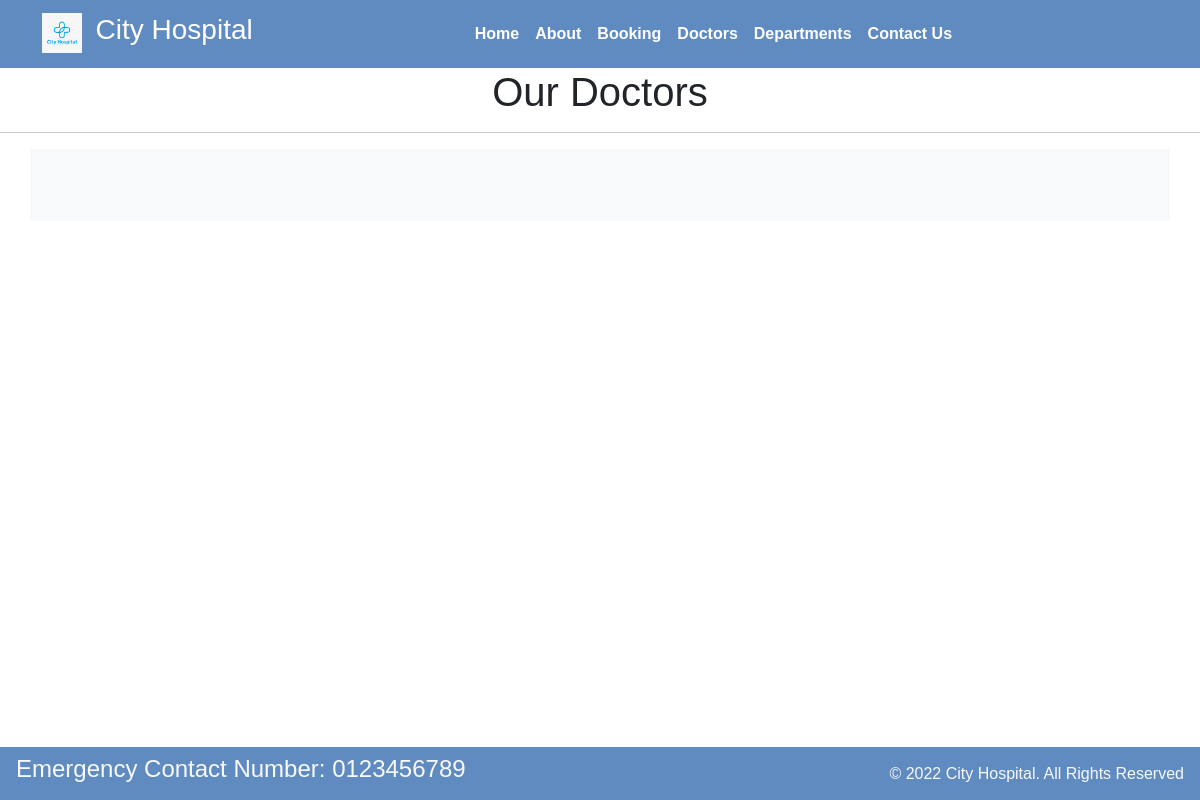
The app's page /doctors/, older data.
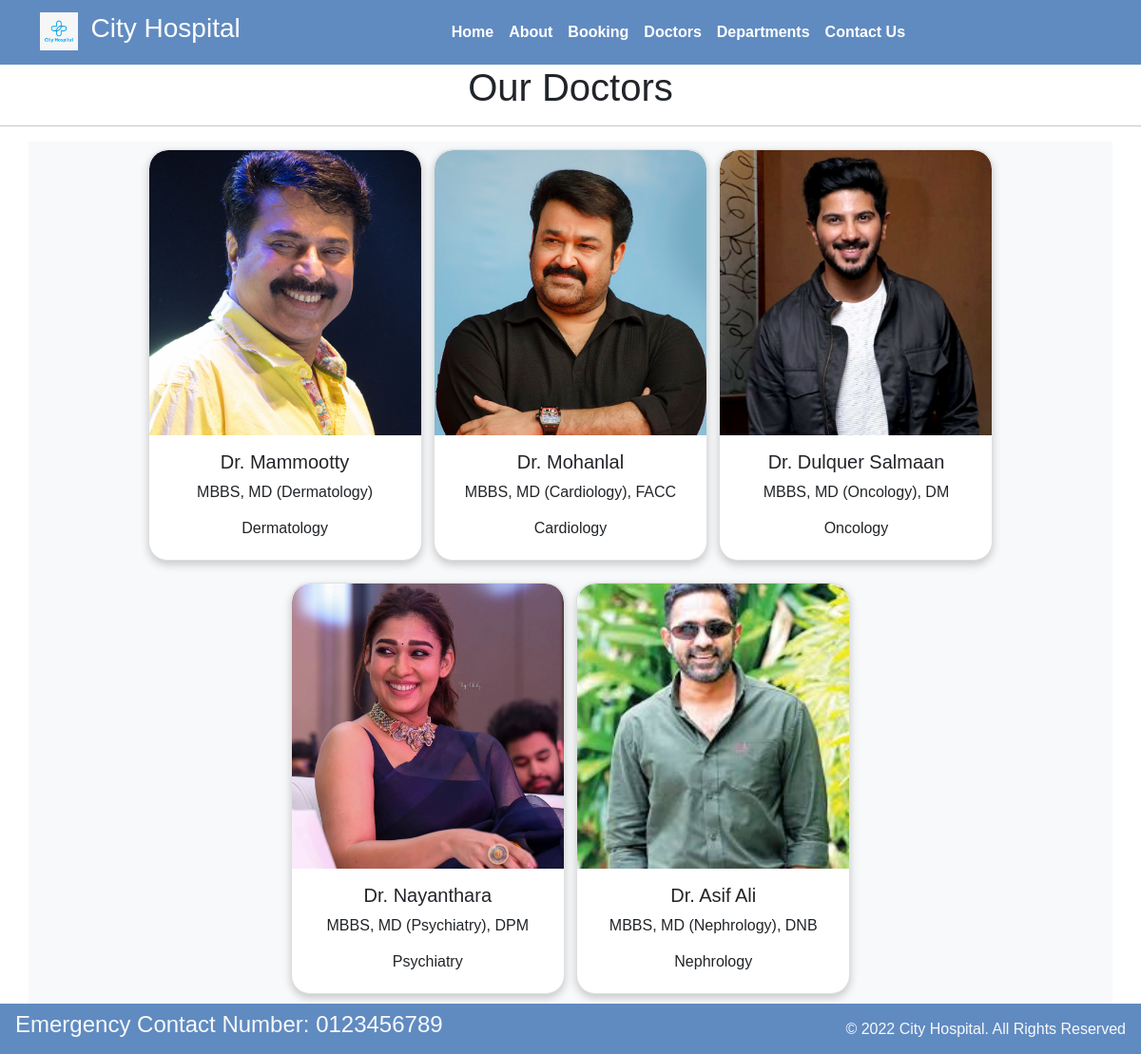
The same page, newer data.
### home/models.py (models this page shows, shortened)
class Doctors(models.Model):
    doct_name = models.CharField(max_length=200)
    doct_spec = models.CharField(max_length=300)
    dept_name = models.ForeignKey(Departments, on_delete=models.CASCADE)
    doct_img = models.ImageField(upload_to = 'doctors')

class Departments(models.Model):
    dept_name = models.CharField(max_length=100)
    dept_desc = models.TextField()
    def __str__(self):
        return self.dept_name

### home/views.py (the view)
# urls.py: path('doctors/', views.doctors,name='doctors'),
def doctors(request):
    dict_doct = {
        'doctors' : Doctors.objects.all()
    }
    return render(request, 'doctors.html',dict_doct)

### templates/doctors.html (shortened to what this page needs)
{% extends 'base.html' %}
{% block contents %}
<h1 class="text-center">Our Doctors</h1>
<hr>
<div class="container text-center bg-light">
{% for d in doctors %}
    <div class="card my-2 mx-1 curve " style="width: 18rem; display: inline-block;">
        <img src="{{d.doct_img.url}}" class="card-img-top doctor-img" alt="...">
        <div class="card-body">
          <h5 class="card-title">Dr. {{d.doct_name}}</h5>
          <p class="card-text">{{d.doct_spec}}</p>
          <h6>{{d.dept_name}}</h6>
        </div>
      </div>
{% endfor %}
<br><br><br>
{% endblock %}

### templates/base.html (shortened to what this page needs)
{% load static %}
<!DOCTYPE html>
<html lang="en">
<head>
    <link rel="stylesheet" href="https://cdn.jsdelivr.net/npm/bootstrap@5.1.3/dist/css/bootstrap.min.css">
    <link rel="stylesheet" href="https://use.fontawesome.com/releases/v5.2.0/css/all.css">
    <link rel="stylesheet" href="{% static 'css/style.css' %}">
</head>
<body>
  <nav class="navbar light-blue navbar-expand-md">
    <div class="container">
        <a class="navbar-brand" href="/">
            <img src="{% static 'images/logo.jpg' %}" alt="City Hospital Logo" width="40" height="40" class="d-inline-block align-top">
            <h3 class="text-white d-inline-block ms-2">City Hospital</h3>
        </a>
        <div class="collapse navbar-collapse justify-content-center cus-nav" id="navbarNav">
            <ul class="navbar-nav fw-bold cus-nav">
                <li class="nav-item active">
                    <a class="nav-link text-white" href="{% url 'home' %}">Home</a>
                </li>
                <li class="nav-item">
                    <a class="nav-link text-white" href="{% url 'about' %}">About</a>
                </li>
                <li class="nav-item">
                    <a class="nav-link text-white" href="{% url 'booking' %}">Booking</a>
                </li>
                <li class="nav-item">
                    <a class="nav-link text-white" href="{% url 'doctors' %}">Doctors</a>
                </li>
                <li class="nav-item">
                    <a class="nav-link text-white" href="{% url 'dept' %}">Departments</a>
                </li>
                <li class="nav-item">
                    <a class="nav-link text-white" href="{% url 'contact' %}">Contact Us</a>
                </li>
            </ul>
        </div>
    </div>
</nav>
    {% block contents %}{% endblock %}
   <footer class="pt-2 pb-2 light-blue text-light w-100 fixed-bottom p-3">
      <div class="d-flex justify-content-between align-items-center">
          <div>
              <h4>Emergency Contact Number: 0123456789</h4>
          </div>
          <div class="text-center text-md-end mt-2 mt-md-0">
              © 2022 City Hospital. All Rights Reserved
          </div>
      </div>
  </footer>
</body>
</html>

### static/css/style.css (style rules this page uses)
body, .navbar { font-family: 'Bebas Neue', sans-serif; }
.doctor-img { width: 100%; height: 300px; object-fit: cover; }
.curve { border-radius: 20px; overflow: hidden; box-shadow: 0px 4px 10px rgba(0, 0, 0, 0.2); }
.card-img-top { border-top-left-radius: 20px; border-top-right-radius: 20px; }
.light-blue { background-color: #608BC1; }

Row changes from the older to the newer data that the page shows:
added Doctors: doct_img (picture), doct_name "Mammootty", doct_spec "MBBS, MD (Dermatology)", dept_name "Dermatology"
added Doctors: doct_img (picture), doct_name "Mohanlal", doct_spec "MBBS, MD (Cardiology), FACC", dept_name "Cardiology"
added Doctors: doct_img (picture), doct_name "Dulquer Salmaan", doct_spec "MBBS, MD (Oncology), DM", dept_name "Oncology"
added Doctors: doct_img (picture), doct_name "Nayanthara", doct_spec "MBBS, MD (Psychiatry), DPM", dept_name "Psychiatry"
added Doctors: doct_img (picture), doct_name "Asif Ali", doct_spec "MBBS, MD (Nephrology), DNB", dept_name "Nephrology"
